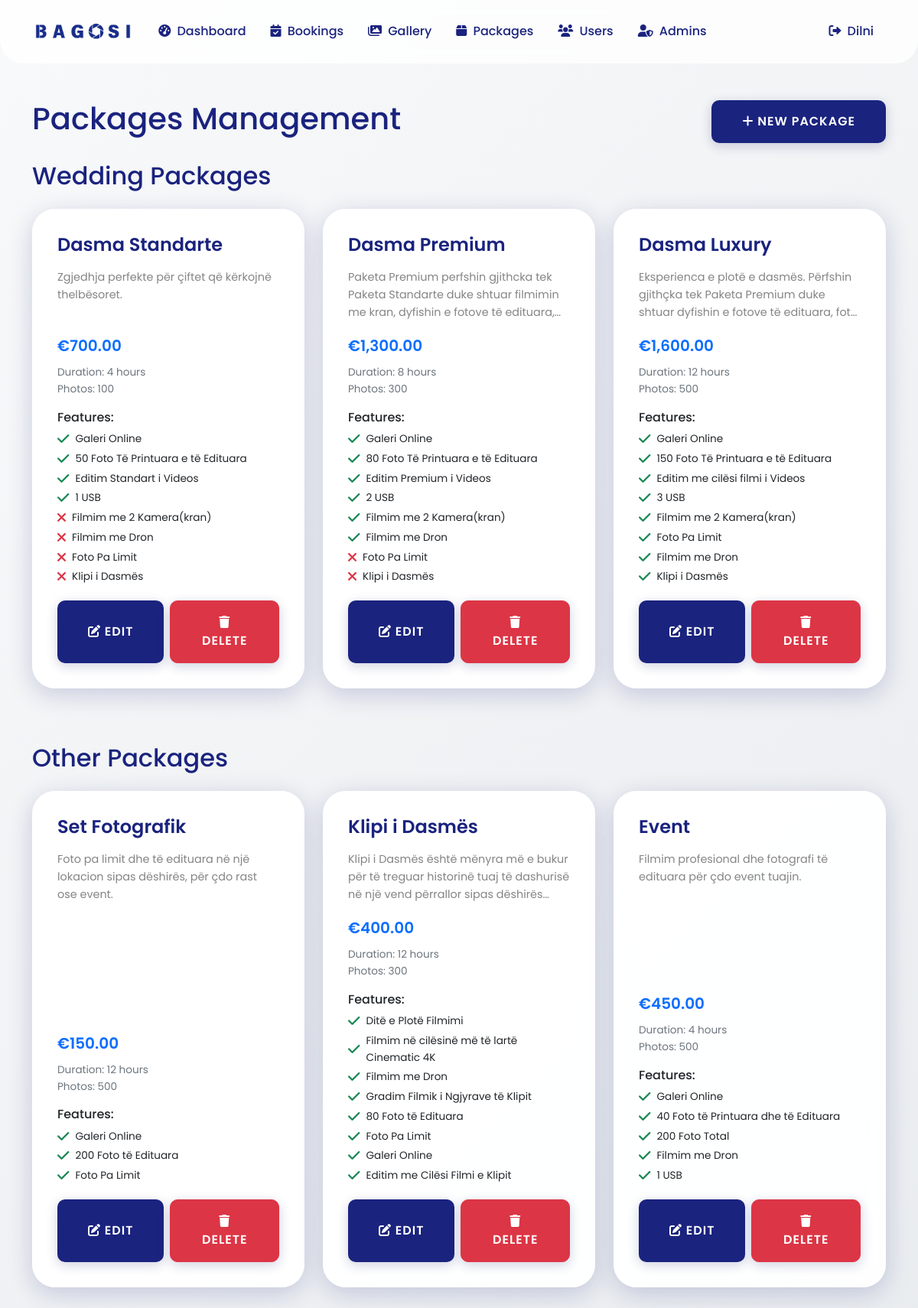
The page /admin_83926483499/packages.php (signed in) on the database its author committed.
### tables this page shows
CREATE TABLE `packages` (
  `id` int(11) NOT NULL AUTO_INCREMENT,
  `name` varchar(100) NOT NULL,
  `description` text DEFAULT NULL,
  `price` decimal(10,2) NOT NULL,
  `duration` int(11) NOT NULL,
  `photos_count` int(11) NOT NULL,
  `features` text DEFAULT NULL,
  `category` enum('wedding','photography','event','other') NOT NULL,
  `is_active` tinyint(1) DEFAULT 1,
  `created_at` timestamp NOT NULL DEFAULT current_timestamp(),
  `updated_at` timestamp NOT NULL DEFAULT current_timestamp() ON UPDATE current_timestamp(),
  PRIMARY KEY (`id`)
);

### admin_83926483499/packages.php (the view, shortened to what this page needs)
<?php
require_once '../config/database.php';
$stmt = $pdo->query("SELECT * FROM packages WHERE is_active = 1 ORDER BY category, price ASC");
$packages = $stmt->fetchAll(PDO::FETCH_ASSOC);
$packages_by_category = [];
foreach ($packages as $package) {
    $packages_by_category[$package['category']][] = $package;
}
?>
<!DOCTYPE html>
<html lang="sq">
<head>
    <link href="https://cdn.jsdelivr.net/npm/bootstrap@5.3.0/dist/css/bootstrap.min.css" rel="stylesheet">
    <link rel="stylesheet" href="https://cdnjs.cloudflare.com/ajax/libs/font-awesome/6.0.0/css/all.min.css">
    <link rel="stylesheet" href="../css/style.css">
</head>
<body>
    <?php include 'includes/navbar.php'; ?>
    <div class="container py-5">
        <div class="d-flex justify-content-between align-items-center mb-4">
            <h1>Packages Management</h1>
            <button type="button" class="btn btn-primary" data-bs-toggle="modal" data-bs-target="#createPackageModal">
                <i class="fas fa-plus"></i> New Package
            </button>
        </div>
        <?php foreach ($packages_by_category as $category => $category_packages): ?>
        <div class="mb-5">
            <h2 class="mb-4"><?php echo ucfirst($category); ?> Packages</h2>
            <div class="row">
                <?php foreach ($category_packages as $package): ?>
                <div class="col-md-4 mb-4">
                    <div class="card package-card">
                        <div class="card-body">
                            <h5 class="card-title"><?php echo htmlspecialchars($package['name']); ?></h5>
                            <p class="card-text"><?php echo htmlspecialchars($package['description']); ?></p>
                            <p class="price">€<?php echo number_format($package['price'], 2); ?></p>
                            <p class="details">
                                Duration: <?php echo htmlspecialchars($package['duration']); ?> hours<br>
                                Photos: <?php echo $package['photos_count']; ?>
                            </p>
                            <div class="features">
                                <h6>Features:</h6>
                                <?php
                                $features = json_decode($package['features'], true);
                                if ($features) {
                                    echo '<ul class="list-unstyled">';
                                    if (!empty($features['included'])) {
                                        foreach ($features['included'] as $feature) {
                                            echo '<li><i class="fas fa-check text-success me-2"></i>' . htmlspecialchars($feature) . '</li>';
                                        }
                                    }
                                    if (!empty($features['excluded'])) {
                                        foreach ($features['excluded'] as $feature) {
                                            echo '<li><i class="fas fa-times text-danger me-2"></i>' . htmlspecialchars($feature) . '</li>';
                                        }
                                    }
                                    echo '</ul>';
                                }
                                ?>
                            </div>
                            <div class="actions d-flex gap-2">
                                <button type="button" class="btn btn-primary" style="flex: 0 0 auto;" data-bs-toggle="modal" data-bs-target="#editPackageModal"
                                        data-package='<?php echo htmlspecialchars(json_encode($package)); ?>'>
                                    <i class="fas fa-edit"></i> Edit
                                </button>
                                <form method="POST" action="" class="d-inline flex-grow-1" onsubmit="return confirm('Are you sure you want to delete this package?');">
                                    <button type="submit" class="btn btn-danger w-100">
                                        <i class="fas fa-trash"></i> Delete
                                    </button>
                                </form>
                            </div>
                        </div>
                    </div>
                </div>
                <?php endforeach; ?>
            </div>
        </div>
        <?php endforeach; ?>
    </div>
</body>
</html>

### css/style.css (style rules this page uses)
:root { --primary-color: #1a237e; --secondary-color: #0d47a1; --accent-color: #2962ff; --text-color: #1a237e; --light-bg: rgba(255, 255, 255, 0.95); --glass-bg: rgba(255, 255, 255, 0.1); --glass-border: rgba(255, 255, 255, 0.2); --glass-shadow: 0 8px 32px 0 rgba(26, 35, 126, 0.2); --border-radius-lg: 30px; --border-radius-md: 20px; --border-radius-sm: 15px; }
body { font-family: 'Poppins', sans-serif; line-height: 1.6; color: var(--text-color); background: linear-gradient(135deg, #f8f9fa 0%, #e9ecef 100%); overflow-x: hidden; }
.card { background: var(--light-bg); backdrop-filter: blur(10px); -webkit-backdrop-filter: blur(10px); border: 1px solid var(--glass-border); border-radius: var(--border-radius-lg); box-shadow: var(--glass-shadow); transition: transform 0.3s ease, box-shadow 0.3s ease; overflow: hidden; animation: slideIn 0.5s ease forwards; opacity: 0; }
.card::before { content: ''; position: absolute; top: 0; left: 0; right: 0; height: 5px; background: linear-gradient(90deg, var(--primary-color), var(--secondary-color)); opacity: 0; transition: opacity 0.3s ease; }
.card:nth-child(1) { animation-delay: 0.1s; }
.btn { padding: 1rem 2.5rem; border-radius: 10px; box-shadow: 0 4px 15px rgba(21, 31, 107, 0.2); font-weight: 600; text-transform: uppercase; letter-spacing: 1px; transition: all 0.3s ease; position: relative; overflow: hidden; }
.btn::before { content: ''; position: absolute; top: 0; left: 0; width: 100%; height: 100%; background: linear-gradient(45deg, var(--primary-color), var(--secondary-color)); opacity: 0; transition: opacity 0.3s ease; z-index: -1; }
.btn-primary { background: var(--primary-color); border: none; box-shadow: 0 4px 15px rgba(21, 31, 107, 0.2); }
.card { position: relative; overflow: hidden; }
.card::after { content: ''; position: absolute; top: 0; left: 0; right: 0; height: 5px; background: linear-gradient(90deg, var(--primary-color), var(--accent-color)); opacity: 0; transition: opacity 0.3s ease; }
.card-body { padding: 2rem; }
.card-title { color: var(--primary-color); font-size: 1.5rem; font-weight: 600; margin-bottom: 1rem; }
.card-text { color: var(--text-color); opacity: 0.8; margin-bottom: 1rem; }
.list-unstyled li { margin-bottom: 0.75rem; display: flex; align-items: center; }
.list-unstyled li i { margin-right: 0.75rem; font-size: 1.1rem; }
.btn { position: relative; overflow: hidden; transition: all 0.3s ease; }
.btn::after { content: ''; position: absolute; top: 50%; left: 50%; width: 0; height: 0; background: rgba(255, 255, 255, 0.2); border-radius: 50%; transform: translate(-50%, -50%); transition: width 0.6s ease, height 0.6s ease; }

### admin_83926483499/packages.php (style rules this page uses)
.package-card { height: 100%; display: flex; flex-direction: column; }
.package-card .card-body { flex: 1; display: flex; flex-direction: column; }
.package-card .card-text { font-size: 0.9rem; color: #666; margin-bottom: 1rem; flex: 1; overflow: hidden; display: -webkit-box; -webkit-line-clamp: 3; -webkit-box-orient: vertical; }
.package-card .price { font-size: 1.25rem; font-weight: 600; color: #0d6efd; margin-bottom: 0.5rem; }
.package-card .details { font-size: 0.85rem; color: #6c757d; margin-bottom: 1rem; }
.package-card .features { font-size: 0.85rem; margin-bottom: 1rem; }
.package-card .features ul { margin-bottom: 0; }
.package-card .features li { margin-bottom: 0.25rem; }
.package-card .actions { margin-top: auto; }

### rows shown on the page
packages: name "Dasma Standarte", description "Zgjedhja perfekte për çiftet që kërkojnë thelbësoret.", price "700.00", duration "4", photos_count "100", features "Galeri Online", features "50 Foto Të Printuara e të Edituara", features "Editim Standart i Videos", features "1 USB", features "Filmim me 2 Kamera(kran)", features "Filmim me Dron", features "Foto Pa Limit", features "Klipi i Dasmës"
packages: name "Dasma Premium", description "Paketa Premium perfshin gjithcka tek Paketa Standarte duke shtuar filmimin me kran, dyfishin e fotove të…", price "1,300.00", duration "8", photos_count "300", features "Galeri Online", features "80 Foto Të Printuara e të Edituara", features "Editim Premium i Videos", features "2 USB", features "Filmim me 2 Kamera(kran)", features "Filmim me Dron", features "Foto Pa Limit", features "Klipi i Dasmës"
packages: name "Dasma Luxury", description "Eksperienca e plotë e dasmës. Përfshin gjithçka tek Paketa Premium duke shtuar dyfishin e fotove të edituara,…", price "1,600.00", duration "12", photos_count "500", features "Galeri Online", features "150 Foto Të Printuara e të Edituara", features "Editim me cilësi filmi i Videos", features "3 USB", features "Filmim me 2 Kamera(kran)", features "Foto Pa Limit", features "Filmim me Dron", features "Klipi i Dasmës"
packages: name "Set Fotografik", description "Foto pa limit dhe të edituara në një lokacion sipas dëshirës, për çdo rast ose event.", price "150.00", duration "12", photos_count "500", features "Galeri Online", features "200 Foto të Edituara", features "Foto Pa Limit"
packages: name "Klipi i Dasmës", description "Klipi i Dasmës është mënyra më e bukur për të treguar historinë tuaj të dashurisë në një vend përrallor sipas…", price "400.00", duration "12", photos_count "300", features "Ditë e Plotë Filmimi", features "Filmim në cilësinë më të lartë Cinematic 4K", features "Filmim me Dron", features "Gradim Filmik i Ngjyrave të Klipit", features "80 Foto të Edituara", features "Foto Pa Limit", features "Galeri Online", features "Editim me Cilësi Filmi e Klipit"
packages: name "Event", description "Filmim profesional dhe fotografi të edituara për çdo event tuajin.", price "450.00", duration "4", photos_count "500", features "Galeri Online", features "40 Foto të Printuara dhe të Edituara", features "200 Foto Total", features "Filmim me Dron", features "1 USB"

### other values the page prints
$category "Wedding"
$category "Other"
